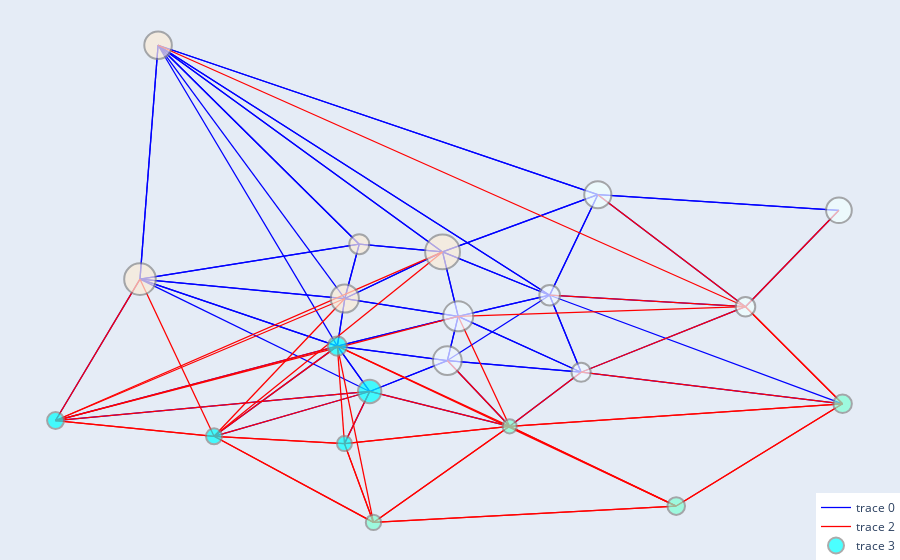

Notebook cell for this chart:
### Code cell
plot_communities(G, positions, nx.community.louvain_communities(G, weight='weight', resolution=1.2, seed=1234), edge_colors, edge_widths, var_of_interest)

### Figure 1 — Plotly figure (JSON) as saved in the notebook; plotly's stock layout.template omitted (floating-point values rounded to 4 significant figures; data arrays with more than 128 entries replaced by an {"elided": "..."} marker saying what was removed)
{"data": [{"hoverinfo": "none", "line": {"color": "blue", "width": 1.273}, "mode": "lines", "type": "scatter", "x": {"elided": "258 float values"}, "y": {"elided": "258 float values"}}, {"hoverinfo": "none", "line": {"color": "green", "width": 1.273}, "mode": "lines", "type": "scatter", "x": [], "y": []}, {"hoverinfo": "none", "line": {"color": "red", "width": 1.273}, "mode": "lines", "type": "scatter", "x": {"elided": "171 float values"}, "y": {"elided": "171 float values"}}, {"hoverinfo": "text", "marker": {"color": ["aqua", "aqua", "aliceblue", "aliceblue", "antiquewhite", "antiquewhite", "aqua", "aqua", "aqua", "aquamarine", "aliceblue", "antiquewhite", "aliceblue", "antiquewhite", "antiquewhite", "azure", "aquamarine", "aquamarine", "aquamarine", "azure", "azure"], "line": {"color": "#888", "width": 2}, "size": [19.18, 23.35, 28.72, 30.11, 28.14, 31.6, 16.89, 16.02, 15.01, 14.34, 19.21, 34.84, 20.66, 20.0, 27.56, 27.16, 15.34, 17.64, 18.57, 19.66, 25.7]}, "mode": "markers", "text": ["Node 2807901", "Node 2807902", "Node 2807903", "Node 2807904", "Node 2807907", "Node 2807909", "Node 2807910", "Node 2807911", "Node 2807912", "Node 2807913", "Node 2807914", "Node 2807905", "Node 2807915", "Node 2807906", "Node 2807908", "Node 2807916", "Node 2807917", "Node 2807918", "Node 2807919", "Node 2807920", "Node 2807921"], "type": "scatter", "x": [440200.0, 440900.0, 442600.0, 442800.0, 440300.0, 435800.0, 433900.0, 437400.0, 440300.0, 444000.0, 445600.0, 442500.0, 444900.0, 440700.0, 436200.0, 445900.0, 441000.0, 447700.0, 451400.0, 449200.0, 451300.0], "y": [4474000.0, 4472000.0, 4474000.0, 4476000.0, 4477000.0, 4477000.0, 4471000.0, 4470000.0, 4470000.0, 4471000.0, 4473000.0, 4479000.0, 4477000.0, 4479000.0, 4488000.0, 4481000.0, 4466000.0, 4467000.0, 4472000.0, 4476000.0, 4481000.0]}], "layout": {"hovermode": "closest", "legend": {"x": 1, "xanchor": "right", "y": 0, "yanchor": "bottom"}, "margin": {"b": 0, "l": 0, "r": 0, "t": 0}, "showlegend": true, "xaxis": {"showgrid": false, "showticklabels": false, "zeroline": false}, "yaxis": {"showgrid": false, "showticklabels": false, "zeroline": false}}}
